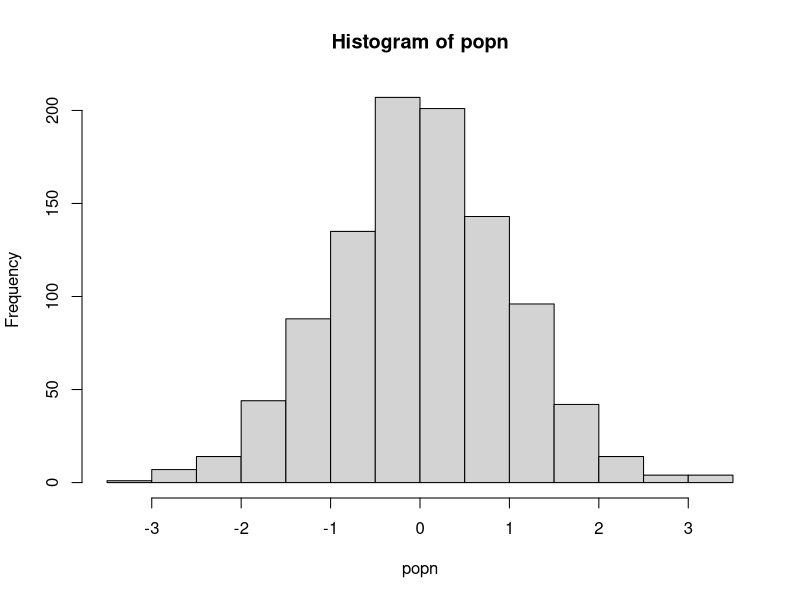

The R source for this figure:
######## Functions ########

## A function to take a sample of size n from a population "popn" and return its mean
myexperiment <- function(popn,n){
    pop_sample <- sample(popn, n, replace = FALSE)
    return(mean(pop_sample))
}

## Calculate means using a for loop without preallocation:
loopy_sample1 <- function(popn, n, num){
    result1 <- vector() #Initialize empty vector of size 1 
    for(i in 1:num){
        result1 <- c(result1, myexperiment(popn, n))
    }
    return(result1)
}

## To run "num" iterations of the experiment using a for loop on a vector with preallocation:
loopy_sample2 <- function(popn, n, num){
    result2 <- vector(,num) #Preallocate expected size
    for(i in 1:num){
        result2[i] <- myexperiment(popn, n)
    }
    return(result2)
}

## To run "num" iterations of the experiment using a for loop on a list with preallocation:
loopy_sample3 <- function(popn, n, num){
    result3 <- vector("list", num) #Preallocate expected size
    for(i in 1:num){
        result3[[i]] <- myexperiment(popn, n)
    }
    return(result3)
}


## To run "num" iterations of the experiment using vectorization with lapply:
lapply_sample <- function(popn, n, num){
    result4 <- lapply(1:num, function(i) myexperiment(popn, n))
    return(result4)
}

## To run "num" iterations of the experiment using vectorization with lapply:
sapply_sample <- function(popn, n, num){
    result5 <- sapply(1:num, function(i) myexperiment(popn, n))
    return(result5)
}

 popn <- rnorm(1000) # Generate the population 
 hist(popn) 

n <- 20 # sample size for each experiment
num <- 1000 # Number of times to rerun the experiment

print("The loopy, non-preallocation approach takes:" )
print(system.time(loopy_sample1(popn, n, num)))

print("The loopy, but with preallocation approach takes:" )
print(system.time(loopy_sample2(popn, n, num)))

print("The loopy, non-preallocation approach on a list takes:" )
print(system.time(loopy_sample3(popn, n, num)))

print("The vectorized sapply approach takes:" )
print(system.time(sapply_sample(popn, n, num)))

print("The vectorized lapply approach takes:" )
print(system.time(lapply_sample(popn, n, num)))
